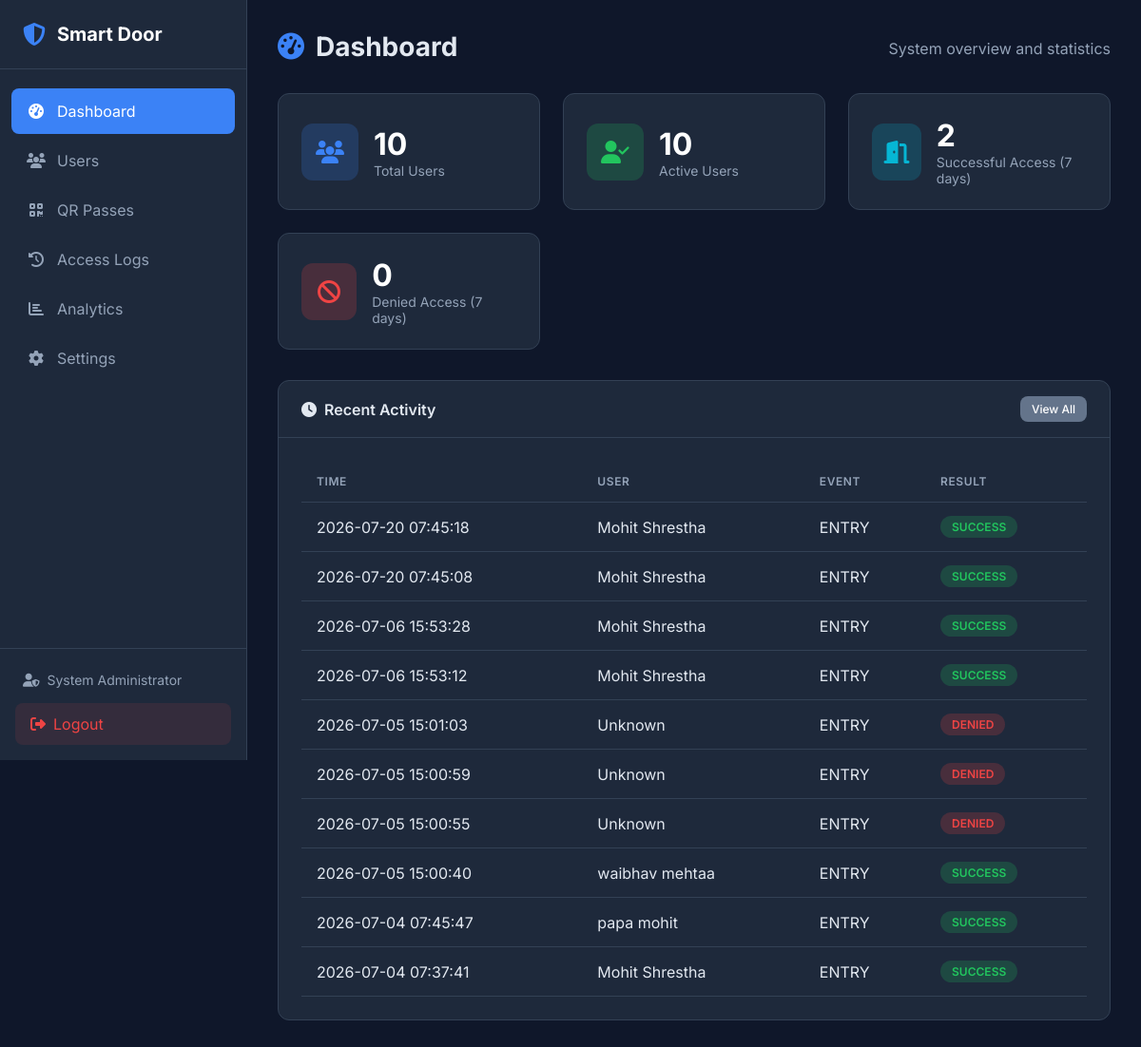
The page /dashboard (signed in) on the database as committed earlier.
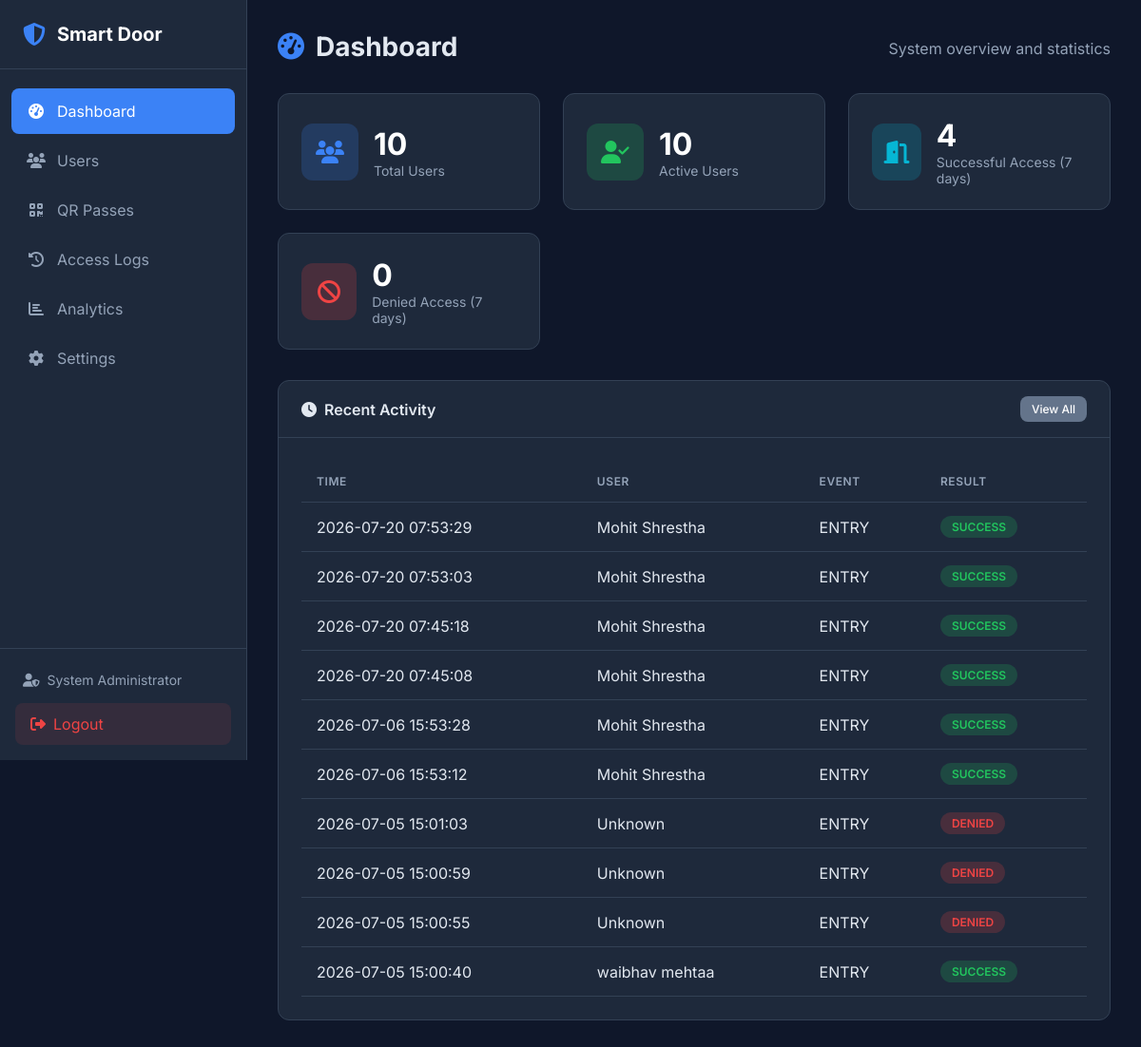
The same page on the database as committed later.
### tables this page shows
CREATE TABLE access_logs (
    id INTEGER PRIMARY KEY AUTOINCREMENT,
    user_id INTEGER,  -- NULL if unknown person
    employee_id VARCHAR(50),  -- Stored separately for historical reference
    user_name VARCHAR(100),  -- Stored separately for historical reference
    event_type VARCHAR(10) NOT NULL CHECK(event_type IN ('ENTRY', 'EXIT')),
    access_date DATE NOT NULL,
    access_time TIME NOT NULL,
    result VARCHAR(20) NOT NULL CHECK(result IN ('SUCCESS', 'FAILED', 'DENIED')),
    face_match BOOLEAN DEFAULT 0,
    fingerprint_match BOOLEAN DEFAULT 0,
    failure_reason VARCHAR(255),
    confidence_score FLOAT,
    ip_address VARCHAR(45),
    created_at DATETIME DEFAULT CURRENT_TIMESTAMP, qr_token VARCHAR(255) NULL, door VARCHAR(100) DEFAULT 'Main Entrance', camera VARCHAR(100) NULL, reason VARCHAR(255) NULL,
    FOREIGN KEY (user_id) REFERENCES users(id) ON DELETE SET NULL
);

### web/app.py (the view)
@app.route('/dashboard')
@login_required
def dashboard():
    stats = access_log_repo.get_stats(days=7)
    recent_logs = access_log_repo.get_recent_logs(limit=10)
    total_users = len(user_repo.get_all())
    active_users = len(user_repo.get_all(active_only=True))
    return render_template('dashboard.html',
                          stats=stats,
                          recent_logs=recent_logs,
                          total_users=total_users,
                          active_users=active_users)

### database/db_manager.py (called while the page is built, shortened)
    def _get_connection(self) -> sqlite3.Connection:
        return self._local.connection

    def execute(self, query: str, params: tuple = ()) -> sqlite3.Cursor:
        conn = self._get_connection()
        cursor = conn.cursor()
        cursor.execute(query, params)
        return cursor

    def get_by_id(self, admin_id: int) -> Optional[Dict]:
        cursor = self.db.execute(
            "SELECT * FROM admin WHERE id = ?",
            (admin_id,)
        )
        row = cursor.fetchone()
        return dict(row) if row else None

    def get_all(self, active_only: bool = False) -> List[Dict]:
        query = "SELECT * FROM users"
        if active_only:
            query += " WHERE is_active = 1"
        query += " ORDER BY first_name, last_name"
        cursor = self.db.execute(query)
        return [dict(row) for row in cursor.fetchall()]

    def get_recent_logs(self, limit: int = 50) -> List[Dict]:
        cursor = self.db.execute(
            """SELECT * FROM access_logs
               ORDER BY created_at DESC LIMIT ?""",
            (limit,)
        )
        return [dict(row) for row in cursor.fetchall()]

### web/templates/dashboard.html (shortened to what this page needs)
{% extends "base.html" %}
{% block content %}
<div class="page-header">
    <h1><i class="fas fa-tachometer-alt"></i> Dashboard</h1>
    <p>System overview and statistics</p>
</div>
<div class="stats-grid">
    <div class="stat-card">
        <div class="stat-icon bg-primary">
            <i class="fas fa-users"></i>
        </div>
        <div class="stat-info">
            <h3>{{ total_users }}</h3>
            <p>Total Users</p>
        </div>
    </div>
    <div class="stat-card">
        <div class="stat-icon bg-success">
            <i class="fas fa-user-check"></i>
        </div>
        <div class="stat-info">
            <h3>{{ active_users }}</h3>
            <p>Active Users</p>
        </div>
    </div>
    <div class="stat-card">
        <div class="stat-icon bg-info">
            <i class="fas fa-door-open"></i>
        </div>
        <div class="stat-info">
            <h3>{{ stats.successful or 0 }}</h3>
            <p>Successful Access (7 days)</p>
        </div>
    </div>
    <div class="stat-card">
        <div class="stat-icon bg-danger">
            <i class="fas fa-ban"></i>
        </div>
        <div class="stat-info">
            <h3>{{ stats.denied or 0 }}</h3>
            <p>Denied Access (7 days)</p>
        </div>
    </div>
</div>
<div class="card">
    <div class="card-header">
        <h2><i class="fas fa-clock"></i> Recent Activity</h2>
        <a href="{{ url_for('logs') }}" class="btn btn-sm btn-secondary">View All</a>
    </div>
    <div class="card-body">
        {% if recent_logs %}
        <table class="table">
            <thead>
                <tr>
                    <th>Time</th>
                    <th>User</th>
                    <th>Event</th>
                    <th>Result</th>
                </tr>
            </thead>
            <tbody>
                {% for log in recent_logs %}
                <tr>
                    <td>{{ log.access_date }} {{ log.access_time }}</td>
                    <td>{{ log.user_name or 'Unknown' }}</td>
                    <td>{{ log.event_type }}</td>
                    <td>
                        <span class="badge badge-{{ 'success' if log.result == 'SUCCESS' else 'danger' }}">
                            {{ log.result }}
                        </span>
                    </td>
                </tr>
                {% endfor %}
            </tbody>
        </table>
        {% else %}
        <p class="text-muted">No recent activity</p>
        {% endif %}
    </div>
</div>
{% endblock %}

Rows that differ between the two databases and show on the page:
no longer on this page (row unchanged): access_logs: access_date "2026-07-04", access_time "07:45:47", user_name "papa mohit", event_type "ENTRY", result "SUCCESS"
no longer on this page (row unchanged): access_logs: access_date "2026-07-04", access_time "07:37:41", user_name "Mohit Shrestha", event_type "ENTRY", result "SUCCESS"
added access_logs: access_date "2026-07-20", access_time "07:53:29", user_name "Mohit Shrestha", event_type "ENTRY", result "SUCCESS"
added access_logs: access_date "2026-07-20", access_time "07:53:03", user_name "Mohit Shrestha", event_type "ENTRY", result "SUCCESS"
Other text that changed with them:
{{ stats.successful or 0 }}: "2" → "4"
